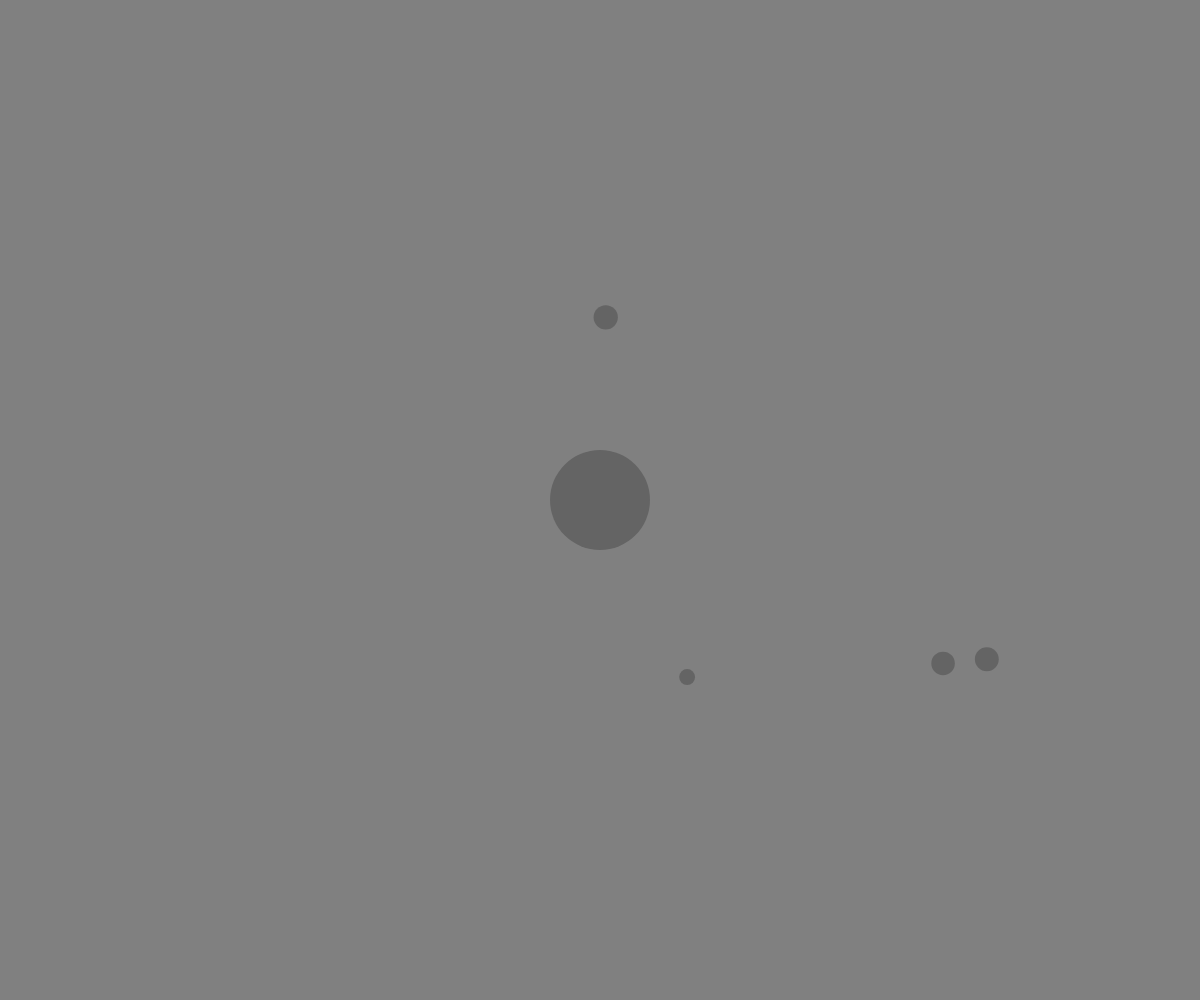
Frame 1 (no input)
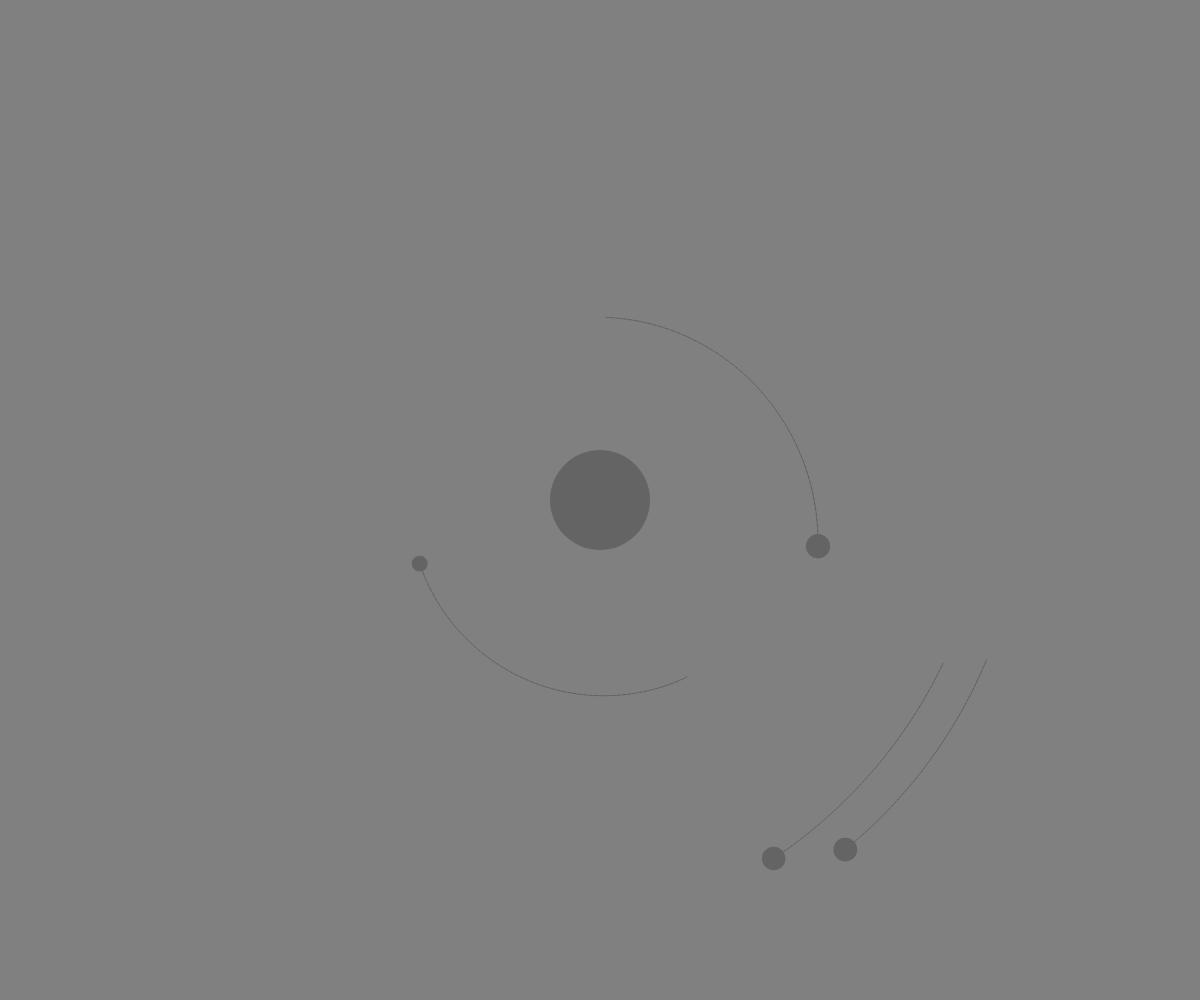
Frame 60 (no input)
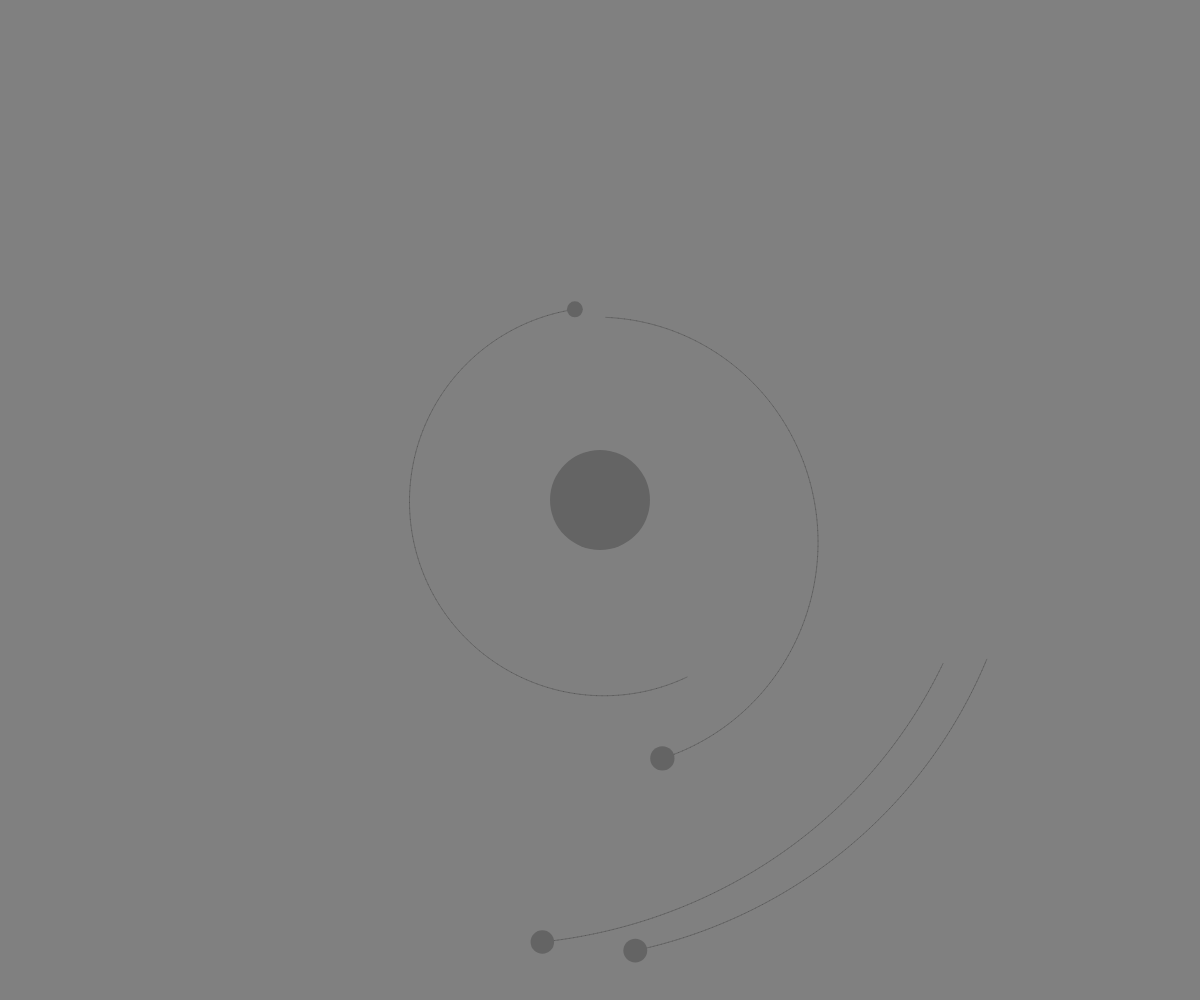
Frame 120 (the mouse pressed at the canvas centre since frame 60)

The p5.js sketch that drew these frames (run headless with seeded random() and noise() and a simulated clock; from frame 60 on, the mouse is pressed at the canvas centre):

// p5.js sketch
// ── sketch.js
let matahari
let planets = []
let numPlanets = 4
let G = 120
let destabilise = 0.15

function setup() {
  createCanvas(windowWidth,windowHeight)
  matahari = new Body(50,createVector(0,0),createVector(0,0))

  for (let i = 0; i < numPlanets; i++) {
    let mass = random(5, 15)
    let radius = random(matahari.d, min(windowWidth/2,windowHeight/2))
    let angle = random(0, TWO_PI)
    let planetPos = createVector(radius * cos(angle), radius * sin(angle))
    
    let planetVel = planetPos.copy()
    if (random(1) < 0.1) planetVel.rotate(-HALF_PI)
    else planetVel.rotate(HALF_PI) 
    planetVel.normalize()
    planetVel.mult( sqrt((G * matahari.mass)/(radius)) ) 
    planetVel.mult( random( 1-destabilise, 1+destabilise) ) 
    planets.push( new Body(mass, planetPos, planetVel) )
  }
}

function draw() {
  background(128)
  translate(width/2, height/2)
  for (let i = numPlanets-1; i >= 0; i--) {
    matahari.attract(planets[i])
    planets[i].move()
    planets[i].show()
  }
  matahari.show()
}

function Body(_mass, _pos, _vel){
  this.mass = _mass
  this.pos = _pos
  this.vel = _vel
  this.d = this.mass*2
  this.thetaInit = 0
  this.path = []
  this.pathLen = Infinity

  this.show = function() {
    stroke(0,50)
    for (let i = 0; i < this.path.length-2; i++) {
      line(this.path[i].x, this.path[i].y, this.path[i+1].x, this.path[i+1].y,)
    }
    fill(100); noStroke()
    ellipse(this.pos.x, this.pos.y, this.d, this.d)
  }

  this.move = function() {
    this.pos.x += this.vel.x
    this.pos.y += this.vel.y
    this.path.push(createVector(this.pos.x,this.pos.y))
    if (this.path.length > 200) this.path.splice(0,1)
  }

  this.applyForce = function(f) {
    this.vel.x += f.x / this.mass
    this.vel.y += f.y / this.mass
  }

  this.attract = function(child) {
    let r = dist(this.pos.x, this.pos.y, child.pos.x, child.pos.y)
    let f = (this.pos.copy()).sub(child.pos)
    f.setMag( (G * this.mass * child.mass)/(r * r) )
    child.applyForce(f)
  }

}
